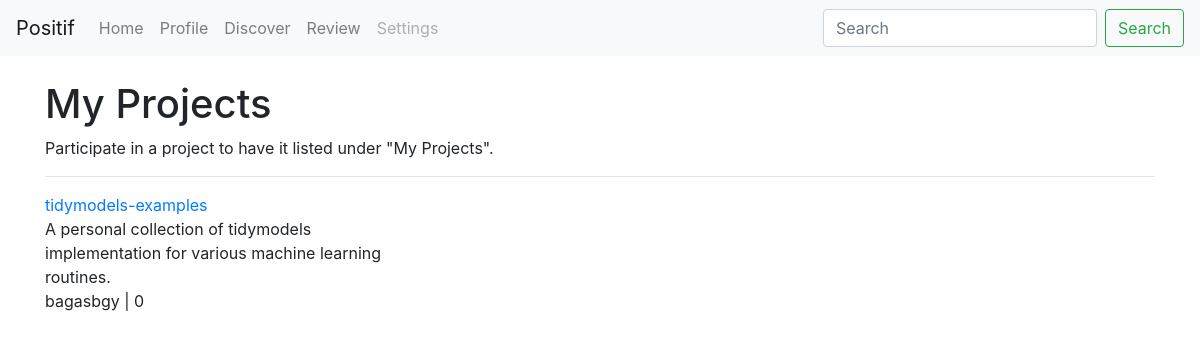
The page /courses/participation (signed in) on the database its author committed.
### courses/models.py (models this page shows, shortened)
class CourseSet(models.Model):
    repo_url = models.SlugField("repo slug", unique=True)
    created_on = models.DateTimeField("created on", auto_now_add=True)
    updated_on = models.DateTimeField("last updated", auto_now=True)
    approved_by = models.OneToOneField(
        ApprovalQueue, on_delete=models.SET_NULL, null=True
    )
    owner = models.SlugField("owner")
    title = models.CharField("title", max_length=40)
    description = models.TextField(
        "description", max_length=300, default="No description yet"
    )
    image = models.URLField("repo image", null=True)
    course_n = models.PositiveSmallIntegerField(default=0)
    star_n = models.PositiveIntegerField(default=0)

### courses/views.py (the view)
# urls.py: path("participation", views.participation, name="participation"),
@login_required
def participation(request):
    user = request.user
    coursesets = CourseSet.objects.filter(participated_by__user=user)
    template = loader.get_template("courses/participation.html")
    context = {"coursesets": coursesets}
    return HttpResponse(template.render(context, request))

### courses/templates/courses/participation.html
{% extends "base.html" %}
{% block content %}
<div class="container mt-4">
    {% if coursesets %}
    <h1>My Projects</h1>
    <p>Participate in a project to have it listed under "My Projects".</p>
    <hr>
    <div class="row">
        {% for courseset in coursesets %}
        <div class="col-4">
            <span>
                <a href="{% url 'courses:cs_detail' courseset.id %}">
                    {{ courseset.title }}
                </a>
            </span>
            <div>
                {{ courseset.description }}
            </div>
            <div>
                <span>{{ courseset.owner }} | {{ courseset.course_n }}</span>
            </div>
        </div>
        {% endfor %}
    </div>
    {% else %}
    <p>You haven't participated in any projects! Shall we recommend some?</p>
    {% endif %}
</div>
{% endblock %}

### rows shown on the page
CourseSet: title "tidymodels-examples", description "A personal collection of tidymodels implementation for various machine learning routines.", owner "bagasbgy", course_n "0"
